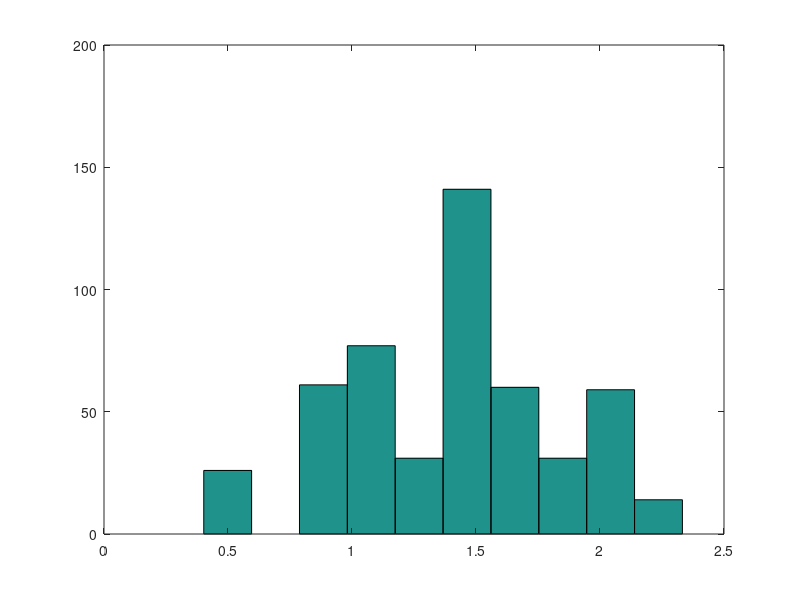

This figure's MATLAB source:
damage_mean=0.5; %in units of player health
damage_range=0.2; %in units of damage_mean; i.e. 0.2 means +/-20% of mean dmg
swing_timer=1.5; %in seconds

fight_length=500; %in seconds
window=6; %in seconds
bin_time=1; %in seconds

avoidance=0.3;
sotr_chance=0.0;
sotr_value=0.45;

hdf=3;

%% construct arrays
num_swings=floor(fight_length/swing_timer);

timeline=zeros(fight_length/bin_time,1);


%% generate crazy fake example data set

for i=1:num_swings
    
    if rand>avoidance 
        if rand<sotr_chance
            DRmod=1-sotr_value;
        else
            DRmod=1;
        end
        
        damage=DRmod*damage_mean*(1+2*damage_range*(rand()-0.5));
        
        timeline_bin_number=1+floor(swing_timer*(i-1)/bin_time);
        timeline(timeline_bin_number)=damage;        
    end    
end

%% calculate moving average array, don't worry about endpoints
disp('-------')
moving_average=filter(ones(floor(window/bin_time),1),1,timeline);

weighted_average=hdf.^(10.*(moving_average-1));
wa2=exp(10.*(moving_average-1));

swa=sum(weighted_average)
swaofl=swa/fight_length
tmi_old=10000*window^2/fight_length*swa
tmi_c1=10*log(10+swa/fight_length)
tmi_c2=10*log10(10+swa/fight_length)
tmi_c3=10*log(10+sum(wa2)/fight_length)
tmi_c4=10*log10(10+sum(wa2)/fight_length)

figure(1)
hist(moving_average)